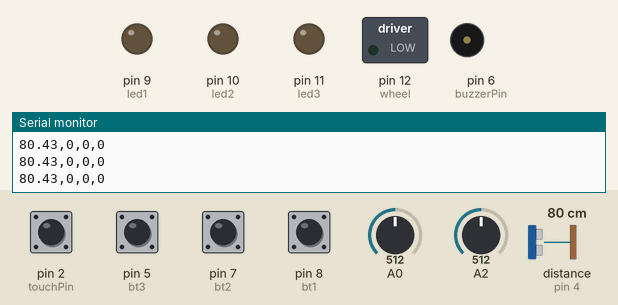
Recording of a sketch running on a simulated Arduino Uno, built with avr-gcc and run on an emulated ATmega328P. On the bench: switched loads named in the sketch (green lamp = pin HIGH), output pins drawn as LEDs (lit = HIGH), buzzer (waves = sounding, pin HIGH), the last lines printed to the serial monitor. Wiring (inferred from the names in the program): ultrasonic range finder: trigger pin 4; echo pin 4. The test bench sets the inputs (shaded band); at power-on: pin 5 (bt3), pin 7 (bt2), pin 8 (bt1) HIGH, pin 2 (touchPin) LOW, A0 = 512, A2 = 512, distance to the obstacle (sensor on pin 4) 80 cm. The echo pulse lasts 58.3 µs per cm; random numbers use the default seed unless the sketch sets one.

Above: at 1.2 s.
1.3 s: A0 set to 529
2.8 s: A0 set to 558
At 3.4 s:
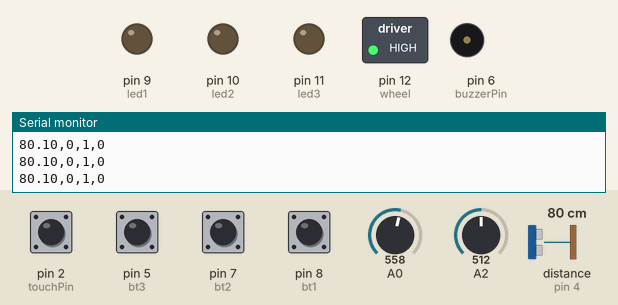
Timing chart, 0 to 5.8 s (numbered marks = the images above; inputs shaded):
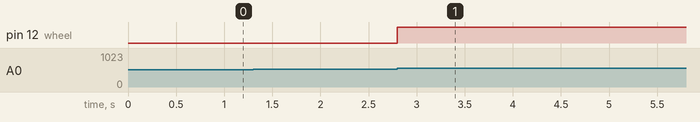

Measured:
- the behaviour switches between 542 and 543 on A0 (found by bisection; images 0 and 1)
- after the input at 2.8 s, pin 12 (wheel): LOW → HIGH at once

The sketch:

setup2.ino
```cpp
const int bt1 = 8;
const int bt2 = 7;
const int bt3 = 5;
const int buzzerPin = 6;

const int led1 = 9;
const int led2 = 10;
const int led3 = 11;

const int moteur = A0;
const int wheel = 12;

const int usPin = 4;
const int touchPin = 2;


int value1 = 0;
int value2 = 0;
int value3 = 0;

bool state1 = false;
bool state2 = false;
bool state3 = false;

void randomiserValeurs() {
  value1 = random(1, 10);
  value2 = random(1, 10);
  value3 = random(1, 10);
}

long readUltrasonic(int pin) {
  pinMode(pin, OUTPUT);
  digitalWrite(pin, LOW);
  delayMicroseconds(2);
  digitalWrite(pin, HIGH);
  delayMicroseconds(10);
  digitalWrite(pin, LOW);

  pinMode(pin, INPUT);
  long duration = pulseIn(pin, HIGH, 30000);
  return duration;
}

void setup() {
  Serial.begin(9600) ;
  pinMode(bt1, INPUT_PULLUP);
  pinMode(bt2, INPUT_PULLUP);
  pinMode(bt3, INPUT_PULLUP);
  pinMode(buzzerPin, OUTPUT);
  pinMode(led1, OUTPUT);
  pinMode(led2, OUTPUT);
  pinMode(led3, OUTPUT);
  pinMode(wheel, OUTPUT);
  pinMode(usPin, OUTPUT);
  pinMode(touchPin, INPUT);

  // Enable internal pull-ups for motor pins to prevent floating values
  pinMode(A0, INPUT_PULLUP);
  pinMode(A2, INPUT_PULLUP);

  randomSeed(analogRead(A1)); // A0 is used by the motor, use A1 as seed
  randomiserValeurs();
}

void loop() {
  long duration = readUltrasonic(usPin);
  float distance_cm = (duration != 0) ? duration / 58.0 : -1.0;
  Serial.print(distance_cm);
  Serial.print(",");

  int etat1 = digitalRead(bt1);
  int etat2 = digitalRead(bt2);
  int etat3 = digitalRead(bt3);

  // Button 1
  if (etat1 == LOW && !state1 && value1 > 0) {
    value1 -= 1;
    state1 = true;
  } else if (etat1 == HIGH) {
    state1 = false;
  }

  // Button 2
  if (etat2 == LOW && !state2 && value2 > 0) {
    value2 -= 1;
    state2 = true;
  } else if (etat2 == HIGH) {
    state2 = false;
  }

  // Button 3
  if (etat3 == LOW && !state3 && value3 > 0) {
    value3 -= 1;
    state3 = true;
  } else if (etat3 == HIGH) {
    state3 = false;
  }

  // Reset when all 3 values reach 0
  if (value1 == 0 && value2 == 0 && value3 == 0) {
    randomiserValeurs();
    tone(buzzerPin, 100, 500);
    digitalWrite(led1, 1);
    digitalWrite(led2, 1);
    digitalWrite(led3, 1);
    delay(200);
    digitalWrite(led1, 0);
    digitalWrite(led2, 0);
    digitalWrite(led3, 0);
    delay(200);
    digitalWrite(led1, 1);
    digitalWrite(led2, 1);
    digitalWrite(led3, 1);
    delay(200);
    digitalWrite(led1, 0);
    digitalWrite(led2, 0);
    digitalWrite(led3, 0);
    delay(200);
    digitalWrite(led1, 1);
    digitalWrite(led2, 1);
    digitalWrite(led3, 1);
    delay(200);
    Serial.print(1);
  } else {
    Serial.print(0);
  }
  Serial.print(",");

  digitalWrite(led1, value1 == 0);
  digitalWrite(led2, value2 == 0);
  digitalWrite(led3, value3 == 0);

  int motor_A0 = analogRead(A0);
  int motor_A2 = analogRead(A2);
  int threshold = 30; // Noise filter

  if (motor_A0 > motor_A2 + threshold) {
    Serial.print(1); // Spinning Forward -> Accelerate
    digitalWrite(wheel, 1);
  } else if (motor_A2 > motor_A0 + threshold) {
    Serial.print(2); // Spinning Backward -> Brake
    digitalWrite(wheel, 1);
  } else {
    Serial.print(0); // Stopped
    digitalWrite(wheel, 0);
  }

  Serial.print(",");
  int touchState = digitalRead(touchPin);
  Serial.println(touchState);

  // Fallback: Using LEDs to indicate when a button's value reaches 0

  delay(20);
}
```
